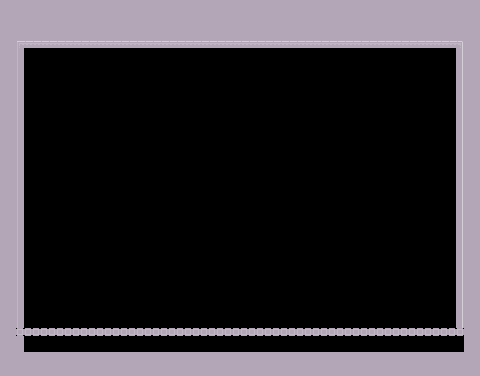

A 2D game scene composited from a Tiled map and its tileset images. What follows is a short description and the map's XML, with each tile layer's data collapsed to a summary:
An orthogonal 60x47 tile map with 8x8 px tiles, 1 tile layer (main) and 5 objects (gravitypoint_b, gravitypoint, player, plant, button).

<map version="1.0" orientation="orthogonal" width="60" height="47" tilewidth="8" tileheight="8">
 <tileset firstgid="1" name="tiles" tilewidth="8" tileheight="8">
  <image source="tiles.png" width="128" height="8" />
 </tileset>
 <layer name="main" width="60" height="47">
  <data>[2820 cells, 820 non-empty, 7 distinct tile ids]</data>
 </layer>
 <objectgroup name="objects" width="60" height="47">
  <object type="gravitypoint_b" x="176" y="243" />
  <object type="gravitypoint" x="327" y="242" />
  <object type="player" x="155" y="167" />
  <object type="plant" x="112" y="165" />
  <object type="button" x="244" y="316" />
 </objectgroup>
</map>
